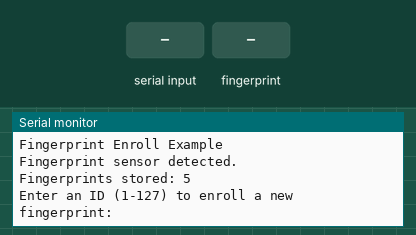
The sketch below on a simulated ESP8266 (NodeMCU). Shown: the last lines printed to the serial monitor. The inputs (shaded band) are chosen by the test bench.

Above: at 1.2 s.
1.3 s: "90,45\n" received over Serial
At 2.0 s:
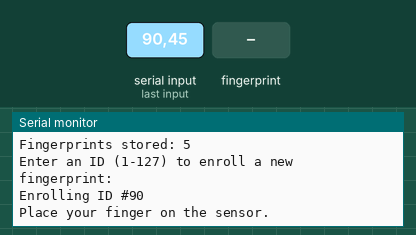
2.8 s: finger stored as number 1 placed on the sensor
At 3.4 s:
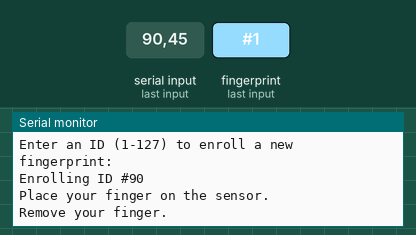
5.8 s: finger stored as number 1 placed on the sensor
At 7.3 s:
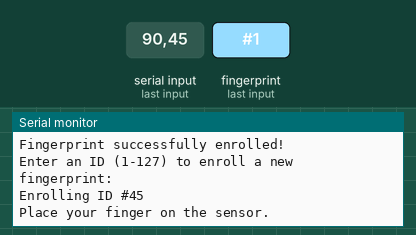

The sketch:

FingerPrint_Adder.ino
```cpp
#include <Adafruit_Fingerprint.h>
#include <SoftwareSerial.h>

// Define SoftwareSerial pins for ESP8266 (RX and TX)
SoftwareSerial mySerial(D5, D6); // D6 (RX), D5 (TX)

// Initialize the fingerprint sensor
Adafruit_Fingerprint finger(&mySerial);

void setup() {
  Serial.begin(115200);          // Serial monitor communication
  mySerial.begin(57600);         // Fingerprint sensor baud rate

  Serial.println("Fingerprint Enroll Example");
  // Check if the fingerprint sensor is detected
  if (finger.verifyPassword()) {
    Serial.println("Fingerprint sensor detected.");
  } else {
    Serial.println("Fingerprint sensor not detected. Please check wiring.");
    while (true); // Stop execution
  }

  finger.getTemplateCount(); // Get the number of fingerprints stored
  Serial.print("Fingerprints stored: ");
  Serial.println(finger.templateCount);
}

void loop() {
  int id;
  Serial.println("Enter an ID (1-127) to enroll a new fingerprint:");
  while (Serial.available() == 0); // Wait for user input
  id = Serial.parseInt();
  if (id < 1 || id > 127) {
    Serial.println("Invalid ID! Must be between 1 and 127.");
    return;
  }

  Serial.print("Enrolling ID #");
  Serial.println(id);
  enrollFingerprint(id);
}

// Function to enroll a fingerprint
void enrollFingerprint(int id) {
  int p = -1;
  Serial.println("Place your finger on the sensor.");

  // Wait for a finger to be placed
  while (p != FINGERPRINT_OK) {
    p = finger.getImage();
    if (p == FINGERPRINT_NOFINGER) continue;
    if (p == FINGERPRINT_PACKETRECIEVEERR) Serial.println("Communication error");
    if (p == FINGERPRINT_IMAGEFAIL) Serial.println("Imaging error");
  }

  // Convert the image
  p = finger.image2Tz(1);
  if (p != FINGERPRINT_OK) {
    Serial.println("Image conversion failed.");
    return;
  }

  Serial.println("Remove your finger.");
  delay(2000);

  Serial.println("Place the same finger again.");
  // Wait for the finger to be placed again
  p = -1;
  while (p != FINGERPRINT_OK) {
    p = finger.getImage();
    if (p == FINGERPRINT_NOFINGER) continue;
    if (p == FINGERPRINT_PACKETRECIEVEERR) Serial.println("Communication error");
    if (p == FINGERPRINT_IMAGEFAIL) Serial.println("Imaging error");
  }

  // Convert the second image
  p = finger.image2Tz(2);
  if (p != FINGERPRINT_OK) {
    Serial.println("Image conversion failed.");
    return;
  }

  // Create a template and store it in memory
  p = finger.createModel();
  if (p != FINGERPRINT_OK) {
    if (p == FINGERPRINT_ENROLLMISMATCH)
      Serial.println("Fingerprints do not match.");
    else
      Serial.println("Error creating fingerprint model.");
    return;
  }

  p = finger.storeModel(id);
  if (p == FINGERPRINT_OK) {
    Serial.println("Fingerprint successfully enrolled!");
  } else {
    Serial.println("Error storing fingerprint.");
  }
}
```

Measured:
- after the input at 1.3 s, the serial monitor: prints a new line at once (image 1)
- after the input at 2.8 s, the serial monitor: prints a new line after 0.20 s (image 2)
- after the input at 5.8 s, the serial monitor: prints a new line after 0.24 s (image 3)
